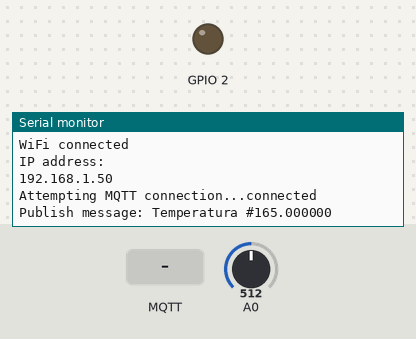
This sketch was run on a simulated ESP8266 (NodeMCU). Shown: output pins drawn as LEDs (lit = HIGH), the last lines printed to the serial monitor. The inputs (shaded band) are chosen by the test bench; at power-on: A0 = 512. WiFi joins after 1.5 s; servers stay silent unless stated; random numbers use the default seed unless the sketch sets one; no MQTT or app messages arrive unless stated.

Above: at 2.7 s.
2.8 s: MQTT message "1" arrives on the first subscribed topic
At 3.6 s:
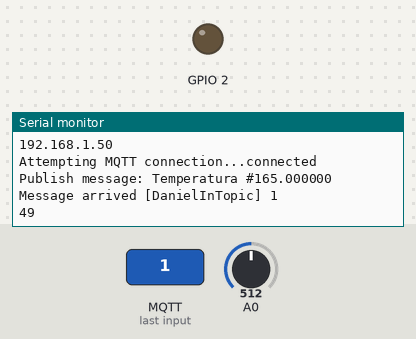
4.3 s: MQTT message "on" arrives on the first subscribed topic
At 4.8 s:
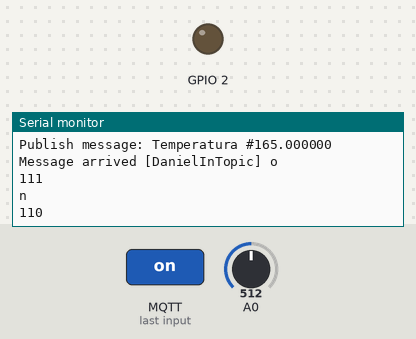
5.8 s: MQTT message "off" arrives on the first subscribed topic
At 5.96 s:
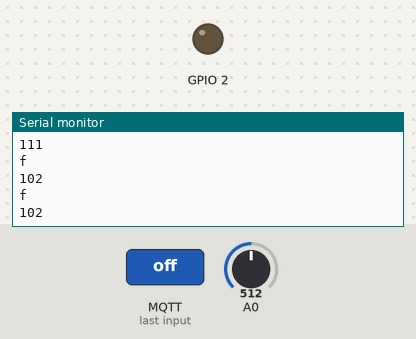
Timing chart, 0 to 8.8 s (numbered marks = the images above; inputs shaded):
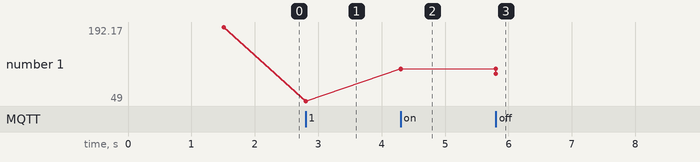

The sketch:

MQTT_HiveCam.ino
```cpp
/*
 Basic ESP8266 MQTT example
 This sketch demonstrates the capabilities of the pubsub library in combination
 with the ESP8266 board/library.
 It connects to an MQTT server then:
  - publishes "hello world" to the topic "DanielOutTopic" every two seconds
  - subscribes to the topic "DanielInTopic", printing out any messages
    it receives. NB - it assumes the received payloads are strings not binary
  - If the first character of the topic "" is an 1, switch ON the ESP Led,
    else switch it off
 It will reconnect to the server if the connection is lost using a blocking
 reconnect function. See the 'mqtt_reconnect_nonblocking' example for how to
 achieve the same result without blocking the main loop.
 To install the ESP8266 board, (using Arduino 1.6.4+):
  - Add the following 3rd party board manager under "File -> Preferences -> Additional Boards Manager URLs":
       http://arduino.esp8266.com/stable/package_esp8266com_index.json
  - Open the "Tools -> Board -> Board Manager" and click install for the ESP8266"
  - Select your ESP8266 in "Tools -> Board"
*/

#include <ESP8266WiFi.h>
#include <PubSubClient.h>

// Update these with values suitable for your network.


/*
 Basic ESP8266 MQTT example
 This sketch demonstrates the capabilities of the pubsub library in combination
 with the ESP8266 board/library.
 It connects to an MQTT server then:
  - publishes "hello world" to the topic "DanielOutTopic" every two seconds
  - subscribes to the topic "DanielInTopic", printing out any messages
    it receives. NB - it assumes the received payloads are strings not binary
  - If the first character of the topic "" is an 1, switch ON the ESP Led,
  - Select your ESP8266 in "Tools -> Board"
*/
const char* ssid = "SPEEDY-FAMILIA-ANDRADE";
const char* password = "andradE07Barrionuevo";
/*
 Basic ESP8266 MQTT example
 This sketch demonstrates the capabilities of the pubsub library in combination
 with the ESP8266 board/library.
 It connects to an MQTT server then:
  - publishes "hello world" to the topic "DanielOutTopic" every two seconds
  - subscribes to the topic "DanielInTopic", printing out any messages
    it receives. NB - it assumes the received payloads are strings not binary
  - If the first character of the topic "" is an 1, switch ON the ESP Led,
    else switch it off

*/

const char* mqtt_server = "broker.mqtt-dashboard.com";
int pinLM35 = 0;
float tempC;
int value = 0;
int led = 0;

WiFiClient espClient;
PubSubClient client(espClient);
unsigned long lastMsg = 0;
#define MSG_BUFFER_SIZE  (50)
char msg[MSG_BUFFER_SIZE];

void setup_wifi() {

  delay(10);
  //We start by connecting to a WiFi network
  Serial.println();
  Serial.print("Connecting to ");
  Serial.println(ssid);
  WiFi.mode(WIFI_STA);
  WiFi.begin(ssid, password);

  while (WiFi.status() != WL_CONNECTED) {
    delay(500);
    Serial.print(".");
  }

  randomSeed(micros());
  Serial.println("");
  Serial.println("WiFi connected");
  Serial.println("IP address: ");
  Serial.println(WiFi.localIP());
}

void callback(char* topic, byte* payload, unsigned int length) {
  Serial.print("Message arrived [");
  Serial.print(topic);
  Serial.print("] ");

  for (int i = 0; i < length; i++) {
    Serial.println((char)payload[i]);
     led = (char)payload[i];
    Serial.println(led);

  // Switch on the LED if an 1 was received as first character

  }

}

void reconnect() {
  // Loop until we're reconnected
  while (!client.connected()) {
    Serial.print("Attempting MQTT connection...");
    // Create a random client ID
    String clientId = "ESP8266Client-";
    clientId += String(random(0xffff), HEX);
    // Attempt to connect
    if (client.connect(clientId.c_str())) {
      Serial.println("connected");
      // Once connected, publish an announcement...
      client.publish("DanielOutTopic", "hello world");
      // ... and resubscribe
      client.subscribe("DanielInTopic");
    } else {
      Serial.print("failed, rc=");
      Serial.print(client.state());
      Serial.println(" try again in 5 seconds");
      // Wait 5 seconds before retrying
      delay(5000);
    }
  }
}

void setup() {
  pinMode(BUILTIN_LED, OUTPUT);     // Initialize the BUILTIN_LED pin as an output
  Serial.begin(115200);
  setup_wifi();
  client.setServer(mqtt_server, 1883);
  client.setCallback(callback);
}

void loop() {

  if (!client.connected()) {
    reconnect();
  }
  client.loop();

  unsigned long now = millis();
  if (now - lastMsg > 2000) {
    lastMsg = now;
    ++value;
    tempC = analogRead(pinLM35);
    tempC = (3.3 * tempC * 100.0)/1024.0;
    snprintf (msg, MSG_BUFFER_SIZE, "Temperatura #%f", tempC);
    Serial.print("Publish message: ");
    Serial.println(msg);
    client.publish("DanielOutTopic", msg);

       digitalWrite(8, LOW);

     if (led ==49) {

       // Turn the LED on (Note that LOW is the voltage level
    // but actually the LED is on; this is because
    // it is active low on the ESP-01)
  } else {
    digitalWrite(8, HIGH);  // Turn the LED off by making the voltage HIGH
  }
  }
}
```

Measured:
- after the input at 2.8 s, the serial monitor: prints a new line at once (image 1)
- after the input at 4.3 s, the serial monitor: prints a new line at once (image 2)
- after the input at 5.8 s, the serial monitor: prints a new line at once (image 3)
- plotted number 1: 192.17 → 49 after the input at 2.8 s, 49 → 110 after the input at 4.3 s, 110 → 102 after the input at 5.8 s
